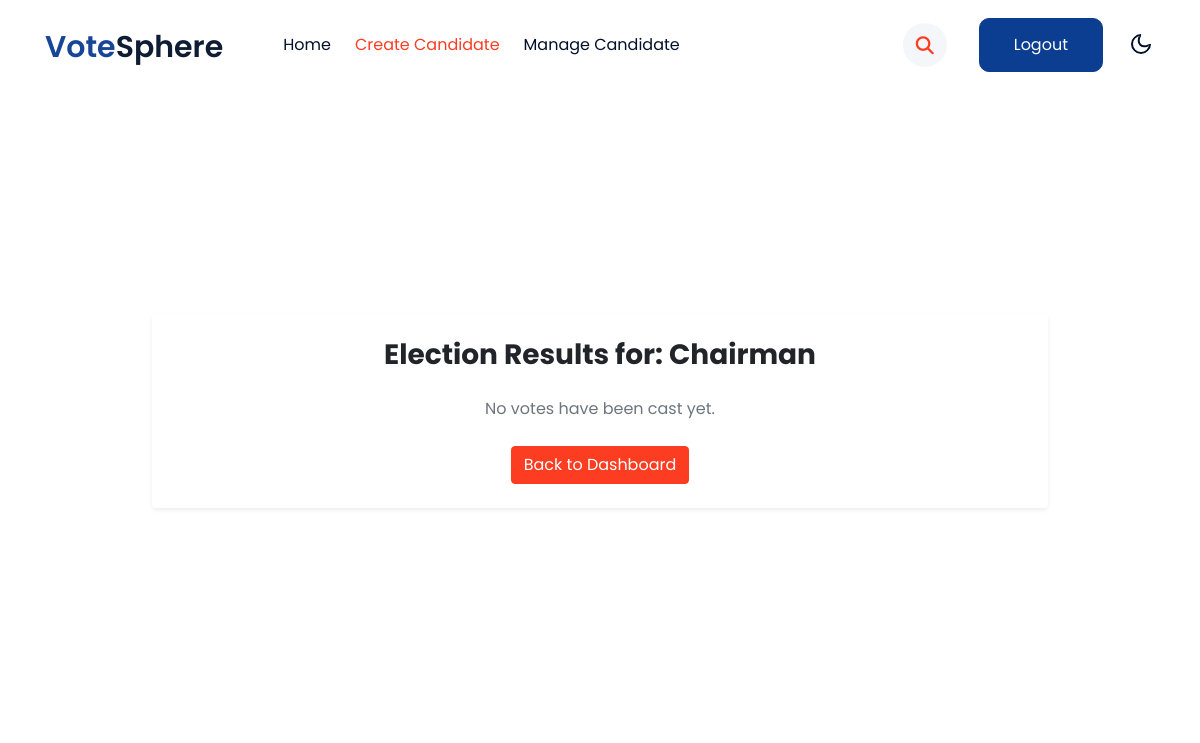
/elections/12/results/, run on an earlier commit of the app's database.
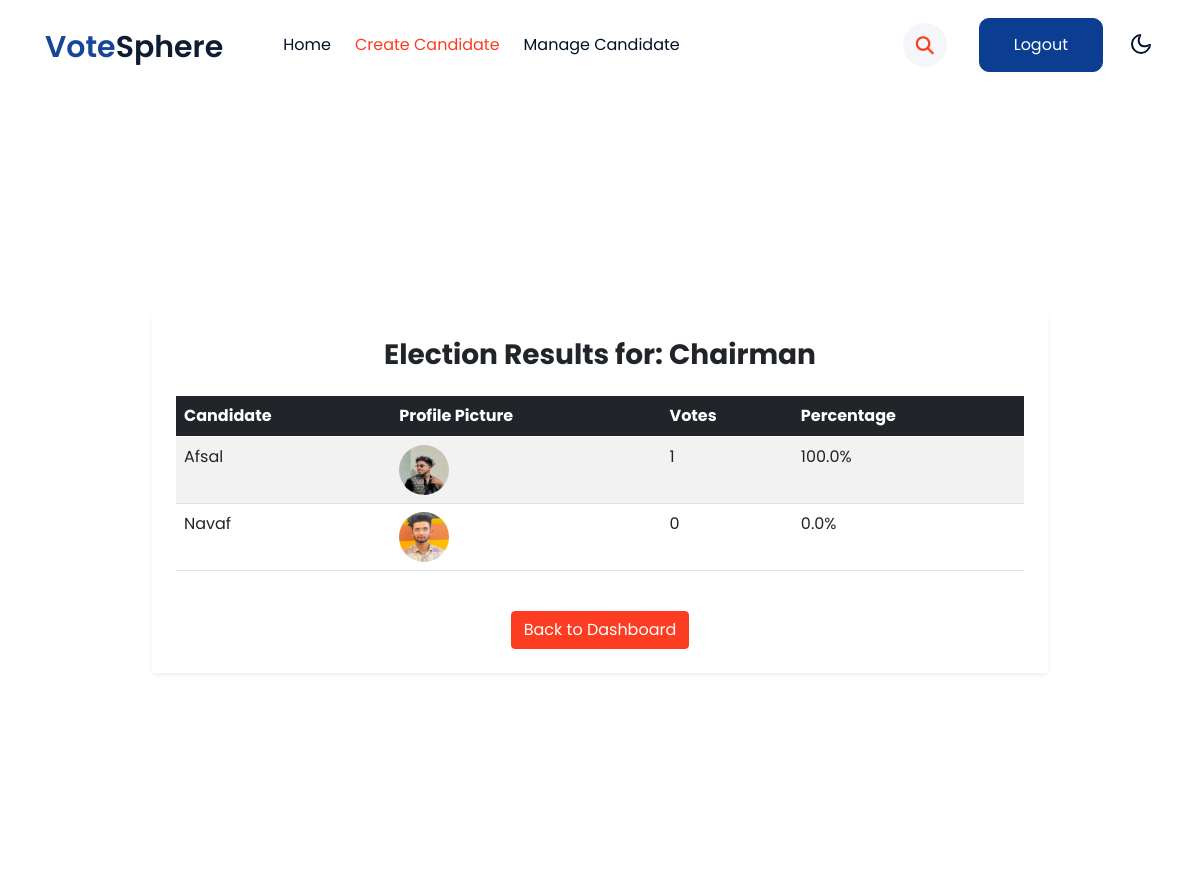
And on a later commit of the database.
### vote/models.py (models this page shows, shortened)
class Candidate(models.Model):
    election = models.ForeignKey(Election, on_delete=models.CASCADE)  # ✅ Link to Election
    name = models.CharField(max_length=255)
    subtitle = models.CharField(max_length=255, blank=True, null=True)
    profile_picture = models.ImageField(upload_to="candidate_profiles/", blank=True, null=True)

### vote/views.py (the view)
# urls.py: path("elections/<int:election_id>/results/", views.election_results, name="election_results"),
def election_results(request, election_id):
    election = get_object_or_404(Election, id=election_id)
    candidates = Candidate.objects.filter(election=election)
    total_votes = Vote.objects.filter(candidate__election=election).count()
    results = []
    for candidate in candidates:
        votes = Vote.objects.filter(candidate=candidate).count()
        percentage = (votes / total_votes) * 100 if total_votes > 0 else 0
        results.append({
            "candidate": candidate,
            "votes": votes,
            "percentage": round(percentage, 2)
        })
    return render(request, "election_results.html", {
        "election": election,
        "results": results,
        "total_votes": total_votes
    })

### vote/templates/election_results.html (shortened to what the changed rows need)
{% load static %}
<!doctype html>
<html lang="en">
<head>
    <link rel="stylesheet" href="https://cdnjs.cloudflare.com/ajax/libs/font-awesome/6.3.0/css/all.min.css">
    <link rel="stylesheet" href="{% static 'css/style-starter.css' %}">
</head>
<body>
    <header id="site-header" class="fixed-top">
        <div class="container">
            <nav class="navbar navbar-expand-lg navbar-light stroke py-lg-0">
                <h1><a class="navbar-brand pe-xl-5 pe-lg-4" >
                        <span class="sublog">vote</span>Sphere
                    </a></h1>
            </nav>
        </div>
    </header>
    <section class="w3l-main-content" id="about">
        <div class="container">
            <section class="w3l-main-content mt-5 pt-5">
                <div class="container py-5">
                    <div class="row justify-content-center">
                        <div class="col-lg-10">
                            <div class="card shadow-sm border-0 rounded">
                                <div class="card-body p-4">
                                    <h3 class="mb-4 text-center text-dark">Election Results for: {{ election.name }}</h3>
                                    {% if total_votes > 0 %}
                                        <div class="table-responsive">
                                            <table class="table table-striped table-hover">
                                                <thead class="table-dark">
                                                    <tr>
                                                        <th>Candidate</th>
                                                        <th>Profile Picture</th>
                                                        <th>Votes</th>
                                                        <th>Percentage</th>
                                                    </tr>
                                                </thead>
                                                <tbody>
                                                    {% for result in results %}
                                                        <tr>
                                                            <td>{{ result.candidate.name }}</td>
                                                            <td>
                                                                {% if result.candidate.profile_picture %}
                                                                    <img src="{{ result.candidate.profile_picture.url }}" class="rounded-circle" width="50" height="50">
                                                                {% else %}
                                                                    No Image
                                                                {% endif %}
                                                            </td>
                                                            <td>{{ result.votes }}</td>
                                                            <td>{{ result.percentage }}%</td>
                                                        </tr>
                                                    {% endfor %}
                                                </tbody>
                                            </table>
                                        </div>
                                    {% else %}
                                        <p class="text-muted text-center">No votes have been cast yet.</p>
                                    {% endif %}
                                    <div class="text-center mt-4">
                                        <a href="" class="btn btn-secondary">Back to Dashboard</a>
                                    </div>
                                </div>
                            </div>
                        </div>
                    </div>
                </div>
            </section>
        </div>
    </section>
</body>
</html>

What changed in the data, as far as the page shows it:
now on this page (row edited): Candidate: candidate.name "Afsal", candidate.profile_picture (picture), votes "1", percentage "100.0"
now on this page (row edited): Candidate: candidate.name "Navaf", candidate.profile_picture (picture), votes "0", percentage "0.0"
Also different on the page:
text no longer shown: "No votes have been cast yet."
text now shown: "Candidate Profile Picture Votes Percentage"
